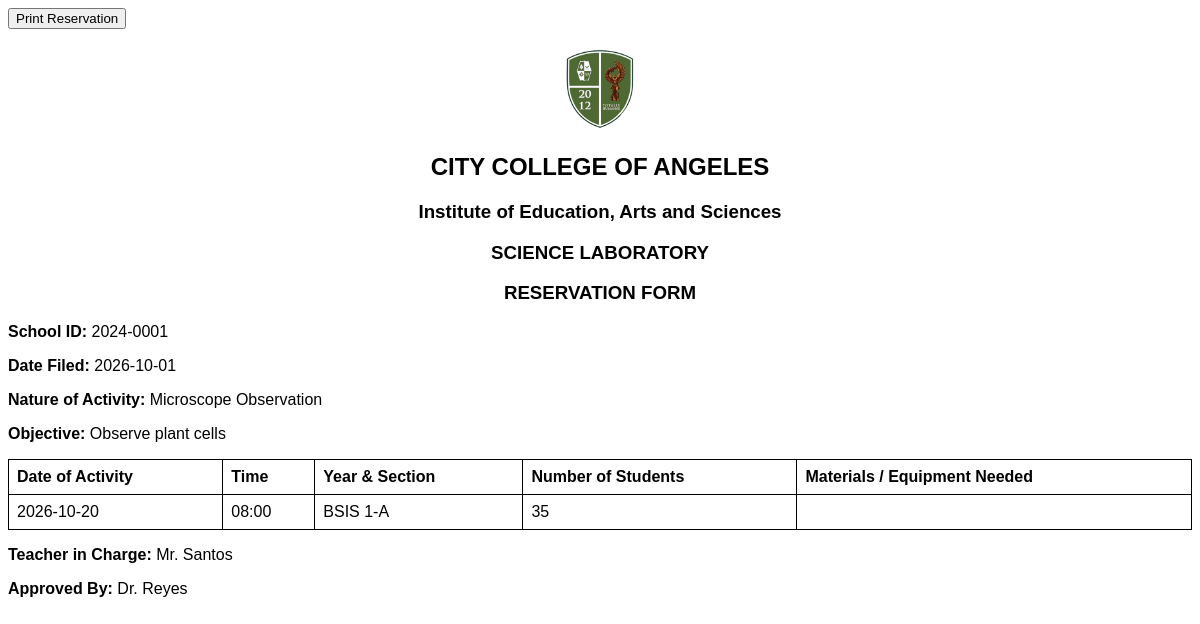
Screenshot of /printReservation/1 with the database file from the repository.
### tables this page shows
CREATE TABLE "Reservation" (
"reservationID" INTEGER NOT NULL,
 "SchoolID" TEXT NOT NULL,
 "ItemID" INTEGER NOT NULL,
 "activity" TEXT NULL,
 "objective" TEXT NULL,
 "teacher" TEXT NOT NULL,
 "dateFiled" TEXT,
 "dateOfUse" TEXT,
 "ApprovedBy" TEXT NOT NULL, `time` TEXT, yearAndSection, `numberOfStudent` TEXT,	
 FOREIGN KEY("ItemID") REFERENCES "Items"("ItemID"),
FOREIGN KEY("SchoolID") REFERENCES "Borrower"("SchoolID")
 PRIMARY KEY("reservationID")
);

### app.py (the view)
@app.route('/printReservation/<int:reservationID>')
def printReservation(reservationID):
    conn = sqlite3.connect(DB_PATH)
    conn.row_factory = sqlite3.Row
    cursor = conn.cursor()
    cursor.execute("""
        SELECT *
        FROM Reservation
        WHERE ReservationID = ?
    """, (reservationID,))
    reservation = cursor.fetchone()
    conn.close()
    if reservation is None:
        return "Reservation not found", 404
    return render_template(
        'printReservation.html',
        reservation=reservation
    )

### templates/printReservation.html (shortened to what this page needs)
<!DOCTYPE html>
<html>
<head>
</head>
<body>
<button class="print-button" onclick="window.print()">
    Print Reservation
</button>
<div class="header">
    <img
        src="{{ url_for('static', filename='images/logo(1).png') }}"
        class="logo"
        alt="CCA Logo">
    <h2>CITY COLLEGE OF ANGELES</h2>
    <h3>Institute of Education, Arts and Sciences</h3>
    <h3>SCIENCE LABORATORY</h3>
    <h3>RESERVATION FORM</h3>
</div>
<p>
    <strong>School ID:</strong>
    {{ reservation['SchoolID'] }}
</p>
<p>
    <strong>Date Filed:</strong>
    {{ reservation['DateFiled'] }}
</p>
<p>
    <strong>Nature of Activity:</strong>
    {{ reservation['Activity'] }}
</p>
<p>
    <strong>Objective:</strong>
    {{ reservation['Objective'] }}
</p>
<table>
    <thead>
        <tr>
            <th>Date of Activity</th>
            <th>Time</th>
            <th>Year & Section</th>
            <th>Number of Students</th>
            <th>Materials / Equipment Needed</th>
        </tr>
    </thead>
    <tbody>
        <tr>
            <td>{{ reservation['DateOfUse'] }}</td>
            <td>{{ reservation['Time'] }}</td>
            <td>{{ reservation['YearAndSection'] }}</td>
            <td>{{ reservation['NumberOfStudent'] }}</td>
            <td>{{ reservation['ItemsNeeded'] }}</td>
        </tr>
    </tbody>
</table>
<p>
    <strong>Teacher in Charge:</strong>
    {{ reservation['Teacher'] }}
</p>
<p>
    <strong>Approved By:</strong>
    {{ reservation['ApprovedBy'] }}
</p>
</body>
</html>

### templates/printReservation.html (style rules this page uses)
body { font-family: Arial, sans-serif; color: black; }
.header { text-align: center; }
.logo { width: 80px; }
table { width: 100%; border-collapse: collapse; margin-top: 15px; }
th, td { border: 1px solid black; padding: 8px; text-align: left; }
.print-button { margin-bottom: 20px; }

### rows the page displays
Reservation: SchoolID "2024-0001", DateFiled "2026-10-01", Activity "Microscope Observation", Objective "Observe plant cells", DateOfUse "2026-10-20", Time "08:00", YearAndSection "BSIS 1-A", NumberOfStudent "35", Teacher "Mr. Santos", ApprovedBy "Dr. Reyes"
